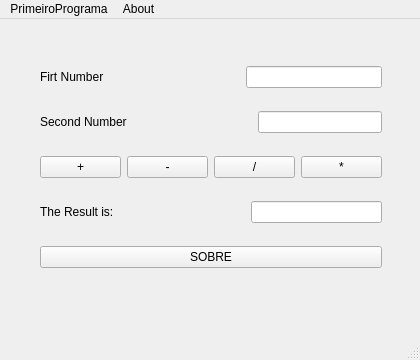
<?xml version="1.0" encoding="UTF-8"?>
<ui version="4.0">
 <class>MainWindow</class>
 <widget class="QMainWindow" name="MainWindow">
  <property name="geometry">
   <rect>
    <x>0</x>
    <y>0</y>
    <width>420</width>
    <height>360</height>
   </rect>
  </property>
  <property name="windowTitle">
   <string>MainWindow</string>
  </property>
  <widget class="QWidget" name="centralwidget">
   <widget class="QWidget" name="">
    <property name="geometry">
     <rect>
      <x>40</x>
      <y>30</y>
      <width>342</width>
      <height>241</height>
     </rect>
    </property>
    <layout class="QVBoxLayout" name="verticalLayout">
     <item>
      <layout class="QHBoxLayout" name="horizontalLayout_2">
       <item>
        <widget class="QLabel" name="label">
         <property name="text">
          <string>Firt Number</string>
         </property>
        </widget>
       </item>
       <item>
        <spacer name="horizontalSpacer">
         <property name="orientation">
          <enum>Qt::Orientation::Horizontal</enum>
         </property>
         <property name="sizeHint" stdset="0">
          <size>
           <width>5</width>
           <height>20</height>
          </size>
         </property>
        </spacer>
       </item>
       <item>
        <widget class="QLineEdit" name="campoInput1"/>
       </item>
      </layout>
     </item>
     <item>
      <layout class="QHBoxLayout" name="horizontalLayout_3">
       <item>
        <widget class="QLabel" name="label_2">
         <property name="text">
          <string>Second Number</string>
         </property>
        </widget>
       </item>
       <item>
        <spacer name="horizontalSpacer_3">
         <property name="orientation">
          <enum>Qt::Orientation::Horizontal</enum>
         </property>
         <property name="sizeHint" stdset="0">
          <size>
           <width>8</width>
           <height>3</height>
          </size>
         </property>
        </spacer>
       </item>
       <item>
        <widget class="QLineEdit" name="campoInput2"/>
       </item>
      </layout>
     </item>
     <item>
      <layout class="QHBoxLayout" name="horizontalLayout">
       <item>
        <widget class="QPushButton" name="ButtonMais">
         <property name="text">
          <string>+</string>
         </property>
        </widget>
       </item>
       <item>
        <widget class="QPushButton" name="ButtonMenos">
         <property name="text">
          <string>-</string>
         </property>
        </widget>
       </item>
       <item>
        <widget class="QPushButton" name="ButtonDivide">
         <property name="text">
          <string>/</string>
         </property>
        </widget>
       </item>
       <item>
        <widget class="QPushButton" name="ButtonMultiplica">
         <property name="text">
          <string>*</string>
         </property>
        </widget>
       </item>
      </layout>
     </item>
     <item>
      <layout class="QHBoxLayout" name="horizontalLayout_4">
       <item>
        <widget class="QLabel" name="label_3">
         <property name="text">
          <string>The Result is:</string>
         </property>
        </widget>
       </item>
       <item>
        <spacer name="horizontalSpacer_2">
         <property name="orientation">
          <enum>Qt::Orientation::Horizontal</enum>
         </property>
         <property name="sizeHint" stdset="0">
          <size>
           <width>18</width>
           <height>20</height>
          </size>
         </property>
        </spacer>
       </item>
       <item>
        <widget class="QLineEdit" name="resultado">
         <property name="readOnly">
          <bool>true</bool>
         </property>
        </widget>
       </item>
      </layout>
     </item>
     <item>
      <widget class="QPushButton" name="ZeraResultado">
       <property name="text">
        <string>SOBRE</string>
       </property>
      </widget>
     </item>
    </layout>
   </widget>
  </widget>
  <widget class="QMenuBar" name="menubar">
   <property name="geometry">
    <rect>
     <x>0</x>
     <y>0</y>
     <width>420</width>
     <height>21</height>
    </rect>
   </property>
   <widget class="QMenu" name="menuPrimeiroPrograma">
    <property name="title">
     <string>PrimeiroPrograma</string>
    </property>
   </widget>
   <widget class="QMenu" name="menuAbout">
    <property name="title">
     <string>About</string>
    </property>
    <addaction name="actionsobre"/>
    <addaction name="separator"/>
   </widget>
   <addaction name="menuPrimeiroPrograma"/>
   <addaction name="menuAbout"/>
  </widget>
  <widget class="QStatusBar" name="statusbar"/>
  <action name="actionsobre">
   <property name="icon">
    <iconset theme="QIcon::ThemeIcon::MailSend"/>
   </property>
   <property name="text">
    <string>sobre</string>
   </property>
  </action>
 </widget>
 <resources/>
 <connections/>
</ui>
